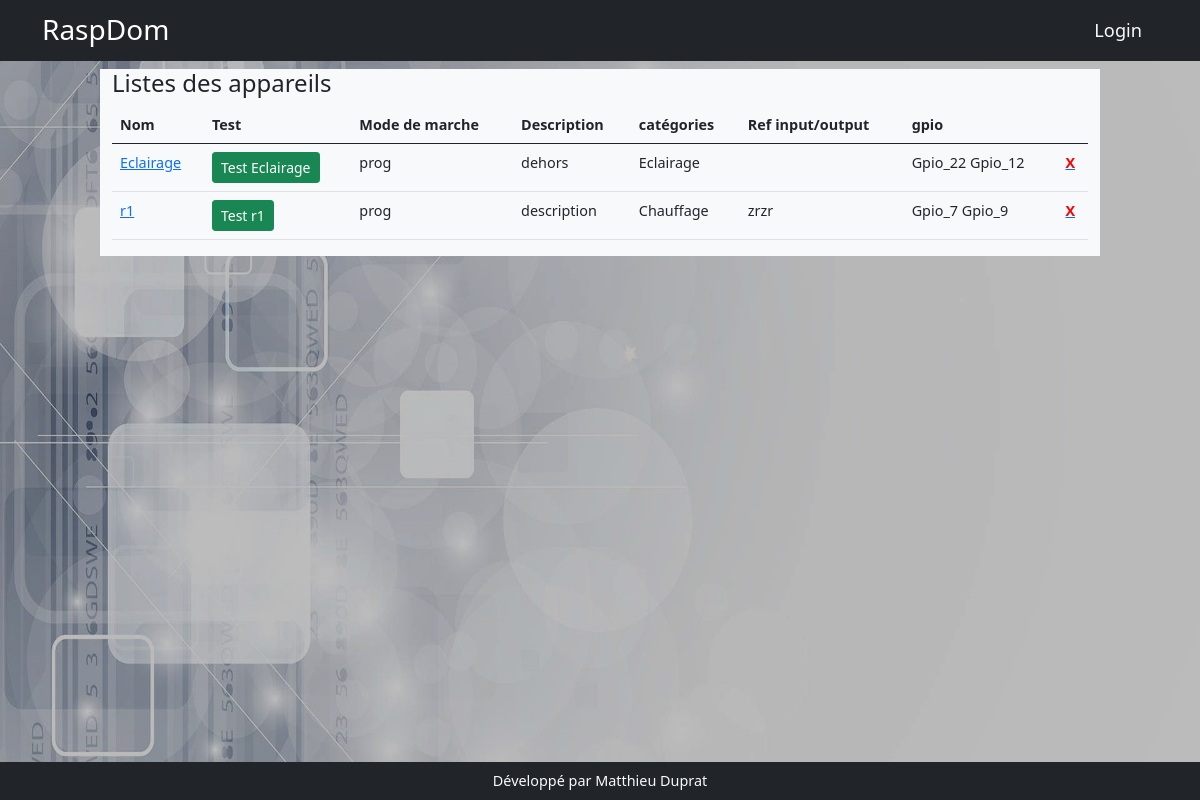
The page /appareils on the database its author committed.
### models.py (models this page shows, shortened)
class Appareil(db.Model):
    id = db.Column(db.Integer, primary_key=True)
    nom = db.Column(db.String(200))
    description = db.Column(db.String(200))
    categorieappareil = db.Column(db.String(200), nullable=True)
    sortie = db.Column(db.String(200), nullable=True)
    image = db.Column(db.String(200), nullable=True)
    gpios = db.relationship('Gpio', backref='appareil', lazy=True)
    order_gpio = db.Column(db.String(200))
    nbre_gpio = db.Column(db.Integer)
    programmations = db.relationship('Programmation', backref='appareil_programmation', lazy=True)
    mode_de_marche = db.relationship('ModeDeMarche',  uselist=False,  backref='appareil_mode_de_marche', lazy=True)
    auto = db.relationship('Auto', uselist=False, backref='appareil_auto', lazy=True)
    sonde_id = db.Column(db.Integer, db.ForeignKey('sonde.id'))
    sonde = db.relationship('Sonde', uselist=False, backref='appareil_sonde', lazy=True)
    manuel = db.relationship('Manuel', uselist=False, backref='appareil_ordre', lazy=True)
    label = db.Column(db.String(250))
    sonde_actived = db.Column(db.Boolean,default=False, nullable=False)
    mf = db.relationship('Mf',  cascade="delete",uselist=False, backref='app_mf', lazy=True)

class ModeDeMarche(db.Model):
    id = db.Column(db.Integer, primary_key=True)
    appareil_id = db.Column(db.Integer,db.ForeignKey('appareil.id'), nullable=False)
    mode_de_marche = db.Column(db.String(200), default='off')

class Gpio(db.Model):
    id = db.Column(db.Integer, primary_key=True)
    nom = db.Column(db.String(200))
    mode = db.Column(db.String(10))
    valeur = db.Column(db.String(10))
    info = db.Column(db.String(200))
    appareil_id = db.Column(db.Integer, db.ForeignKey('appareil.id'), nullable=True, default='')

### app.py (the view)
@app.route('/appareils')
def appareils():
    appareils = Appareil.query.order_by('nom')
    return render_template('appareil/appareils.html', appareils=appareils)

### templates/appareil/appareils.html
{% extends 'base.html' %}
{% block content %}
<div class="row">
    <div class="col-md-10 mx-auto  bg-light">
        <h4>Listes des appareils</h4>
        <table class="table">
            <thead>
                <tr>
                    <th>Nom</th>
                    <th>Test</th>
                    <th>Mode de marche</th>
                    <th>Description</th>
                    <th>catégories</th>
                    <th>Ref input/output</th>
                    <th>gpio</th>
                    <th></th>
                </tr>
            </thead>
            <tbody>{% for appareil in appareils %}
                <tr>
                    <td><a href="{{url_for('edit_appareil', appareil_id=appareil.id)}}">{{appareil.nom}}</a> </td>
                    <td><a class="btn btn-success btn-sm" href="{{ url_for('test', appareil_id=appareil.id)}}">Test {{appareil.nom}}</a></td>
                    <td>{{ appareil.mode_de_marche.mode_de_marche}}</td>
                    <td>{{ appareil.description}}</td>
                    <td>{{appareil.label}}</td>
                    <td>{% for data in appareil.gpios if data %} {{data.nom}}{% endfor %}</td>
                    <td>{% for data in appareil.gpios if data %} {{data.valeur}} {% endfor %}</td>
                    <td><a href="{{url_for('delete_appareil', appareil_id=appareil.id)}}"><b style="color:red">X</b></a></td>
                </tr>{% endfor %}
            </tbody>
        </table>
    </div>
</div>
{% endblock %}

### rows shown on the page
Appareil: nom "Eclairage", mode_de_marche.mode_de_marche "prog", description "dehors", label "Eclairage"
Gpio: valeur "Gpio_22"
Gpio: valeur "Gpio_12"
Appareil: nom "r1", mode_de_marche.mode_de_marche "prog", description "description", label "Chauffage"
Gpio: nom "zrzr", valeur "Gpio_7"
Gpio: valeur "Gpio_9"
